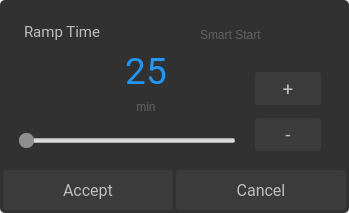
<?xml version="1.0" encoding="UTF-8"?>
<ui version="4.0">
 <class>RampStartSettingsBasic</class>
 <widget class="QDialog" name="RampStartSettingsBasic">
  <property name="geometry">
   <rect>
    <x>0</x>
    <y>0</y>
    <width>349</width>
    <height>213</height>
   </rect>
  </property>
  <property name="windowTitle">
   <string>Dialog</string>
  </property>
  <property name="styleSheet">
   <string notr="true"/>
  </property>
  <widget class="QLabel" name="rampTimeValue">
   <property name="geometry">
    <rect>
     <x>121</x>
     <y>49</y>
     <width>50</width>
     <height>44</height>
    </rect>
   </property>
   <property name="font">
    <font>
     <family>Roboto</family>
     <pointsize>28</pointsize>
    </font>
   </property>
   <property name="styleSheet">
    <string notr="true">color:#2196F3</string>
   </property>
   <property name="text">
    <string>25</string>
   </property>
   <property name="alignment">
    <set>Qt::AlignCenter</set>
   </property>
  </widget>
  <widget class="QLabel" name="rampTimeTitle">
   <property name="geometry">
    <rect>
     <x>24</x>
     <y>16</y>
     <width>121</width>
     <height>31</height>
    </rect>
   </property>
   <property name="font">
    <font>
     <family>Roboto</family>
     <pointsize>11</pointsize>
    </font>
   </property>
   <property name="styleSheet">
    <string notr="true">color:#BDBDBD</string>
   </property>
   <property name="text">
    <string>Ramp Time</string>
   </property>
  </widget>
  <widget class="QPushButton" name="rampTimeIncrement">
   <property name="geometry">
    <rect>
     <x>255</x>
     <y>72</y>
     <width>66</width>
     <height>33</height>
    </rect>
   </property>
   <property name="font">
    <font>
     <family>Roboto</family>
     <pointsize>14</pointsize>
    </font>
   </property>
   <property name="focusPolicy">
    <enum>Qt::NoFocus</enum>
   </property>
   <property name="styleSheet">
    <string notr="true">QPushButton {
background-color:#3B3B3B;
color:#BDBDBD;
border:none;
border-radius:3px;
}
QPushButton:pressed {
background-color:#606060;
color:#BDBDBD;
border:none;
border-radius:3px;
}
</string>
   </property>
   <property name="text">
    <string>+</string>
   </property>
  </widget>
  <widget class="QLabel" name="rampSmartStartTitle">
   <property name="geometry">
    <rect>
     <x>200</x>
     <y>20</y>
     <width>80</width>
     <height>30</height>
    </rect>
   </property>
   <property name="styleSheet">
    <string notr="true">color:#616161</string>
   </property>
   <property name="text">
    <string>Smart Start</string>
   </property>
  </widget>
  <widget class="QPushButton" name="rampTimeCancel">
   <property name="geometry">
    <rect>
     <x>176</x>
     <y>170</y>
     <width>170</width>
     <height>40</height>
    </rect>
   </property>
   <property name="font">
    <font>
     <family>Roboto</family>
     <pointsize>12</pointsize>
    </font>
   </property>
   <property name="focusPolicy">
    <enum>Qt::NoFocus</enum>
   </property>
   <property name="styleSheet">
    <string notr="true">QPushButton {
background-color:#3B3B3B;
color:#BDBDBD;
border:none;
border-radius:3px;
}
QPushButton:pressed {
background-color:#606060;
color:#BDBDBD;
border:none;
border-radius:3px;
}
</string>
   </property>
   <property name="text">
    <string>Cancel</string>
   </property>
  </widget>
  <widget class="QPushButton" name="rampTimeDecrement">
   <property name="geometry">
    <rect>
     <x>255</x>
     <y>118</y>
     <width>66</width>
     <height>33</height>
    </rect>
   </property>
   <property name="font">
    <font>
     <family>Roboto</family>
     <pointsize>14</pointsize>
    </font>
   </property>
   <property name="focusPolicy">
    <enum>Qt::NoFocus</enum>
   </property>
   <property name="styleSheet">
    <string notr="true">QPushButton {
background-color:#3B3B3B;
color:#BDBDBD;
border:none;
border-radius:3px;
}
QPushButton:pressed {
background-color:#606060;
color:#BDBDBD;
border:none;
border-radius:3px;
}
</string>
   </property>
   <property name="text">
    <string>-</string>
   </property>
  </widget>
  <widget class="QPushButton" name="rampTimeAccept">
   <property name="geometry">
    <rect>
     <x>3</x>
     <y>170</y>
     <width>170</width>
     <height>40</height>
    </rect>
   </property>
   <property name="font">
    <font>
     <family>Roboto</family>
     <pointsize>12</pointsize>
    </font>
   </property>
   <property name="focusPolicy">
    <enum>Qt::NoFocus</enum>
   </property>
   <property name="styleSheet">
    <string notr="true">QPushButton {
background-color:#3B3B3B;
color:#BDBDBD;
border:none;
border-radius:3px;
}
QPushButton:pressed {
background-color:#606060;
color:#BDBDBD;
border:none;
border-radius:3px;
}
</string>
   </property>
   <property name="text">
    <string>Accept</string>
   </property>
  </widget>
  <widget class="QLabel" name="rampTimeUnit">
   <property name="geometry">
    <rect>
     <x>121</x>
     <y>100</y>
     <width>50</width>
     <height>14</height>
    </rect>
   </property>
   <property name="styleSheet">
    <string notr="true">color:#616161</string>
   </property>
   <property name="text">
    <string>min</string>
   </property>
   <property name="alignment">
    <set>Qt::AlignHCenter|Qt::AlignTop</set>
   </property>
  </widget>
  <widget class="QSlider" name="rampTimeSlider">
   <property name="geometry">
    <rect>
     <x>19</x>
     <y>125</y>
     <width>217</width>
     <height>32</height>
    </rect>
   </property>
   <property name="focusPolicy">
    <enum>Qt::NoFocus</enum>
   </property>
   <property name="styleSheet">
    <string notr="true">QSlider::handle:horizontal {
    background: #8f8f8f;
    width: 20px;
    border-radius: 7px;
}</string>
   </property>
   <property name="maximum">
    <number>45</number>
   </property>
   <property name="singleStep">
    <number>5</number>
   </property>
   <property name="orientation">
    <enum>Qt::Horizontal</enum>
   </property>
   <property name="invertedAppearance">
    <bool>false</bool>
   </property>
   <property name="invertedControls">
    <bool>false</bool>
   </property>
  </widget>
  <widget class="QFrame" name="frame">
   <property name="geometry">
    <rect>
     <x>0</x>
     <y>0</y>
     <width>349</width>
     <height>213</height>
    </rect>
   </property>
   <property name="styleSheet">
    <string notr="true">background-color: rgb(49, 49, 49);
border: 1px;
border-radius: 5px;</string>
   </property>
   <property name="frameShape">
    <enum>QFrame::StyledPanel</enum>
   </property>
   <property name="frameShadow">
    <enum>QFrame::Raised</enum>
   </property>
  </widget>
  <zorder>frame</zorder>
  <zorder>rampTimeValue</zorder>
  <zorder>rampTimeTitle</zorder>
  <zorder>rampTimeIncrement</zorder>
  <zorder>rampSmartStartTitle</zorder>
  <zorder>rampTimeCancel</zorder>
  <zorder>rampTimeDecrement</zorder>
  <zorder>rampTimeAccept</zorder>
  <zorder>rampTimeUnit</zorder>
  <zorder>rampTimeSlider</zorder>
 </widget>
 <resources/>
 <connections/>
</ui>
